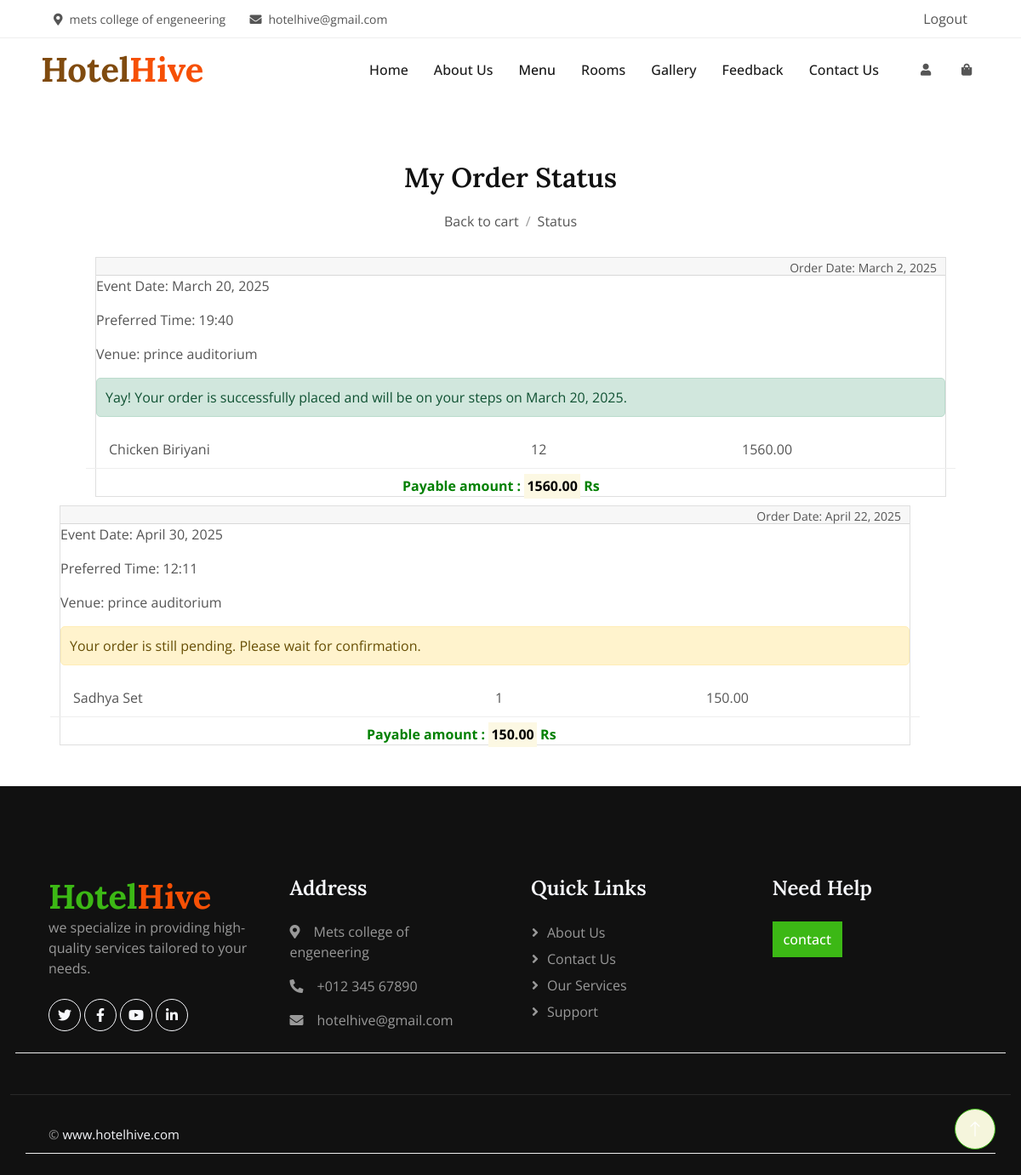
Page /order_status/ (signed in) on the committed database.
### backend/models.py (models this page shows, shortened)
class Order(models.Model):
    user = models.ForeignKey(Register, on_delete=models.CASCADE)
    total_price = models.DecimalField(decimal_places=2, max_digits=10)
    order_date = models.DateField(null=True,blank=True)
    venue = models.CharField(max_length=255)
    address = models.TextField(null=True,blank=True)
    eventdate = models.DateField(null=True,blank=True)
    place = models.CharField(max_length=255)
    preferred_time = models.TimeField(null=True, blank=True)
    status = models.CharField(max_length=20, default='Pending')

class OrderItem(models.Model):
    order = models.ForeignKey(Order, on_delete=models.CASCADE, related_name='order_items')
    product = models.ForeignKey(FoodItem, on_delete=models.CASCADE)
    qty = models.IntegerField(null=True,blank=True)
    tprice = models.DecimalField(decimal_places=2, max_digits=10,null=True,blank=True)

class FoodItem(models.Model):
    category = models.ForeignKey(FoodCategory, on_delete=models.CASCADE)
    name = models.CharField(max_length=100)
    price = models.DecimalField(max_digits=10, decimal_places=2)
    fimage=models.ImageField(upload_to='food_images/',null=True,blank=True)

### backend/views.py (the view)
# urls.py: path('order_status/', views.order_status, name='order_status'),
def order_status(request):
    semail = request.session.get('email')
    if not semail:
        return redirect('login')
    user = Register.objects.get(email=semail)
    user_orders = Order.objects.filter(user=user).prefetch_related('order_items')
    return render(request, 'order_status.html', {'user_orders': user_orders})

### backend/templates/order_status.html (shortened to what this page needs)
{% extends 'menu.html' %}
{% block content %}
{% load static %}
<div class="container" style="margin-top: 100px;">
    <h2 style="text-align: center; margin-top: 190px; margin-bottom: 60px;">My Order Status</h2>
    <nav aria-label="breadcrumb animated slideInDown" style="margin-left: 480px;margin-top: -40px;margin-bottom: 30px;">
        <ol class="breadcrumb mb-0">
            <li class="breadcrumb-item"><a class="text-body" href="/view_cart/">Back to cart</a></li>
            <li class="breadcrumb-item"><a class="text-body" href="#">Status</a></li>
        </ol>
    </nav>
    {% if user_orders %}
        {% for order in user_orders %}
                <div class="card">
                    <div class="card-header">
                        <span class="order-date">Order Date: {{ order.order_date|date:"F j, Y" }}</span>
                    </div>
                    <div class="card-body">
                        <p>Event Date: {{ order.eventdate }}</p>
                        <p>Preferred Time: {{ order.preferred_time|time:"H:i" }}</p>
                        <p>Venue: {{ order.venue }}</p>
                        {% if order.status == 'Approved' %}
                            <div class="alert alert-success" role="alert">
                                Yay! Your order is successfully placed and will be on your steps on {{ order.eventdate|date:"F j, Y" }}.
                            </div>
                        {% elif order.status == 'Pending' %}
                            <div class="alert alert-warning" role="alert">
                                Your order is still pending. Please wait for confirmation.
                            </div>
                        {% elif order.status == 'Rejected' %}
                            <div class="alert alert-danger" role="alert">
                                Sorry! We can't proceed with your order. For more details call <mark>+91 7876456453</mark>.
                            </div>
                        {% endif %}
                        {% for item in order.order_items.all %}
                        <div class="row mb-2">
                            <div class="col-6 text-left">
                                {{ item.product.name }}
                            </div>
                            <div class="col-3 text-right">
                                {{ item.qty }}
                            </div>
                            <div class="col-3 text-right">
                                {{ item.tprice }}
                            </div>
                        </div>
                        {% endfor %}
                        <div style="margin-left: 360px; color: green;">
                            <strong>Payable amount :  <mark>  {{ order.total_price }}</mark> Rs</strong>
                        </div>
                    </div>
                </div>
            </div>
        {% endfor %}
    {% else %}
        <div class="alert alert-info" role="alert">
            No orders found.
        </div>
    {% endif %}
{% endblock %}

### backend/templates/menu.html (shortened to what this page needs)
{% load static %}
<!DOCTYPE html>
<html lang="en">
<head>
    <link href="https://cdnjs.cloudflare.com/ajax/libs/font-awesome/5.10.0/css/all.min.css" rel="stylesheet">
    <link href="https://cdn.jsdelivr.net/npm/bootstrap-icons@1.4.1/font/bootstrap-icons.css" rel="stylesheet">
    <link href="{% static 'lib/animate/animate.min.css' %}" rel="stylesheet">
    <link href="{% static 'lib/owlcarousel/assets/owl.carousel.min.css' %}" rel="stylesheet">
    <link href="{% static 'css/bootstrap.min.css' %}" rel="stylesheet">
    <link href="{% static 'css/style.css' %}"  rel="stylesheet">
</head>
<body>
    <div class="container-fluid fixed-top px-0 wow fadeIn" data-wow-delay="0.1s">
        <div class="top-bar row gx-0 align-items-center d-none d-lg-flex">
            <div class="col-lg-6 px-5 text-start">
                <small><i class="fa fa-map-marker-alt me-2"></i>mets college of engeneering</small>
                <small class="ms-4"><i class="fa fa-envelope me-2"></i>hotelhive@gmail.com</small>
            </div>
            <div class="col-lg-6 px-5 text-end">
                <a class="text-body ms-3" href="/user_logout/">Logout</a>
            </div>
        </div>
        <nav class="navbar navbar-expand-lg navbar-light py-lg-0 px-lg-5 wow fadeIn" data-wow-delay="0.1s">
            <a href="index/" class="navbar-brand ms-4 ms-lg-0">
                <h1 class="fw-bold" style="color: #804b0f; display: inline;">Hotel<span class="text-secondary" style="color: #F5F5F5;">Hive</span></h1>
            </a>
            <div class="collapse navbar-collapse" id="navbarCollapse">
                <div class="navbar-nav ms-auto p-4 p-lg-0">
                    <a href="/index/" class="nav-item nav-link ">Home</a>
                    <a href="/about/" class="nav-item nav-link">About Us</a>
                    <a href="/Menu/" class="nav-item nav-link active">Menu</a>
                    <a href="/rooms/"class="nav-item nav-link">Rooms</a>
                    <a href="/gallery/" class="nav-item nav-link">Gallery</a>
                    <a href="/feedback/" class="nav-item nav-link">Feedback</a>
                    <a href="/contact/" class="nav-item nav-link">Contact Us</a>
                </div>
                <div class="d-none d-lg-flex ms-2">
                    <a class="btn-sm-square bg-white rounded-circle ms-3" href="/profile/">
                        <small class="fa fa-user text-body"></small>
                    </a>
                    <a class="btn-sm-square bg-white rounded-circle ms-3" href="{% url 'view_cart' %}">
                        <small class="fa fa-shopping-bag text-body"></small>
                    </a>
                </div>
            </div>
        </nav>
    </div>
{% block content %}{% endblock %}
 <div class="container-fluid bg-dark footer mt-5 pt-5 wow fadeIn" data-wow-delay="0.1s">
    <div class="container py-5">
        <div class="row g-5">
            <div class="col-lg-3 col-md-6">
                <h1 class="fw-bold text-primary m-0">Hotel<span class="text-secondary">Hive</span></h1>
                <p>we specialize in providing high-quality services tailored to your needs.</p>
                <div class="d-flex pt-2">
                    <a class="btn btn-square btn-outline-light rounded-circle me-1" href="https://x.com/i/flow/login"><i class="fab fa-twitter"></i></a>
                    <a class="btn btn-square btn-outline-light rounded-circle me-1" href="https://www.facebook.com/login.php/"><i class="fab fa-facebook-f"></i></a>
                    <a class="btn btn-square btn-outline-light rounded-circle me-1" href="https://www.youtube.com/@mets8488"><i class="fab fa-youtube"></i></a>
                    <a class="btn btn-square btn-outline-light rounded-circle me-0" href="https://www.linkedin.com/login"><i class="fab fa-linkedin-in"></i></a>
                </div>
            </div>
            <div class="col-lg-3 col-md-6">
                <h4 class="text-light mb-4">Address</h4>
                <p><i class="fa fa-map-marker-alt me-3"></i>Mets college of engeneering</p>
                <p><i class="fa fa-phone-alt me-3"></i>+012 345 67890</p>
                <p><i class="fa fa-envelope me-3"></i>hotelhive@gmail.com</p>
            </div>
            <div class="col-lg-3 col-md-6">
                <h4 class="text-light mb-4">Quick Links</h4>
                <a class="btn btn-link" href="/about/">About Us</a>
                <a class="btn btn-link" href="/contact/">Contact Us</a>
                <a class="btn btn-link" href="/about/">Our Services</a>
                <a class="btn btn-link" href="/feedback/">Support</a>
            </div>
            <div class="col-lg-3 col-md-6">
                <h4 class="text-light mb-4">Need Help</h4>
                <div class="position-relative mx-auto" style="max-width: 400px;margin-left: -70px;">
                    <a href="/contact/">
                         <button type="button" class="btn btn-primary py-2 ">contact</button>
                    </a>
                </div>
            </div>
        </div>
    </div>
    <div class="container-fluid copyright">
        <div class="container">
            <div class="row">
                <div class="col-md-6 text-center text-md-start mb-3 mb-md-0">
                    &copy; <a href="#">www.hotelhive.com</a>
                </div>
            </div>
        </div>
    </div>
</div>
    <a href="#" class="btn btn-lg btn-primary btn-lg-square rounded-circle back-to-top"><i class="bi bi-arrow-up"></i></a>
</body>
</html>

### backend/static/css/style.css (style rules this page uses)
:root { --primary: #d1c24f; --secondary: #a96646; --light: #F7F8FC; --dark: #111111; }
.back-to-top { position: fixed; display: none; right: 30px; bottom: 30px; z-index: 99; background-color: beige; color: beige; }
.btn { font-weight: 500; transition: .5s; }
.btn.btn-primary, .btn.btn-secondary, .btn.btn-outline-primary:hover, .btn.btn-outline-secondary:hover { color: #FFFFFF; }
.btn-square { width: 38px; height: 38px; }
.btn-sm-square { width: 32px; height: 32px; }
.btn-lg-square { width: 48px; height: 48px; }
.btn-square, .btn-sm-square, .btn-lg-square { padding: 0; display: flex; align-items: center; justify-content: center; font-weight: normal; }
.fixed-top { transition: .5s; }
.top-bar { height: 45px; border-bottom: 1px solid rgba(0, 0, 0, .07); }
.navbar .navbar-nav .nav-link { padding: 25px 15px; color: #1c1c1c; font-weight: 500; outline: none; }
.navbar .navbar-nav .nav-link:hover, .navbar .navbar-nav .nav-link.active { color: var(--dark); }
.breadcrumb-item+.breadcrumb-item::before { color: #999999f8; }
.footer { color: #999999; }
.footer .btn.btn-link { display: block; margin-bottom: 5px; padding: 0; text-align: left; color: #999999; font-weight: normal; text-transform: capitalize; transition: .3s; }
.footer .btn.btn-link::before { position: relative; content: "\f105"; font-family: "Font Awesome 5 Free"; font-weight: 900; color: #999999; margin-right: 10px; }
.footer .copyright { padding: 25px 0; font-size: 15px; border-top: 1px solid rgba(256, 256, 256, .1); }
.footer .copyright a { color: var(--light); }

### backend/templates/order_status.html (style rules this page uses)
.alert { margin-top: 10px; padding: 10px; border-radius: 5px; }
.card { margin-left: 70px; margin-top: 10px; width: 1000px; }
.card-header { position: relative; padding: 10px; }
.order-date { position: absolute; top: 1px; right: 10px; font-size: 14px; color: #555; }
.card-body { padding: 0; }
.row { padding: 10px 15px; border-bottom: 1px solid #eee; }

### rows in the picture
Order: order_date "March 2, 2025", eventdate "March 20, 2025", preferred_time "19:40", venue "prince auditorium", total_price "1560.00"
OrderItem: product.name "Chicken Biriyani", qty "12", tprice "1560.00"
Order: order_date "April 22, 2025", eventdate "April 30, 2025", preferred_time "12:11", venue "prince auditorium", shows "Your order is still pending. Please wait for confirmation.", total_price "150.00"
OrderItem: product.name "Sadhya Set", qty "1", tprice "150.00"
